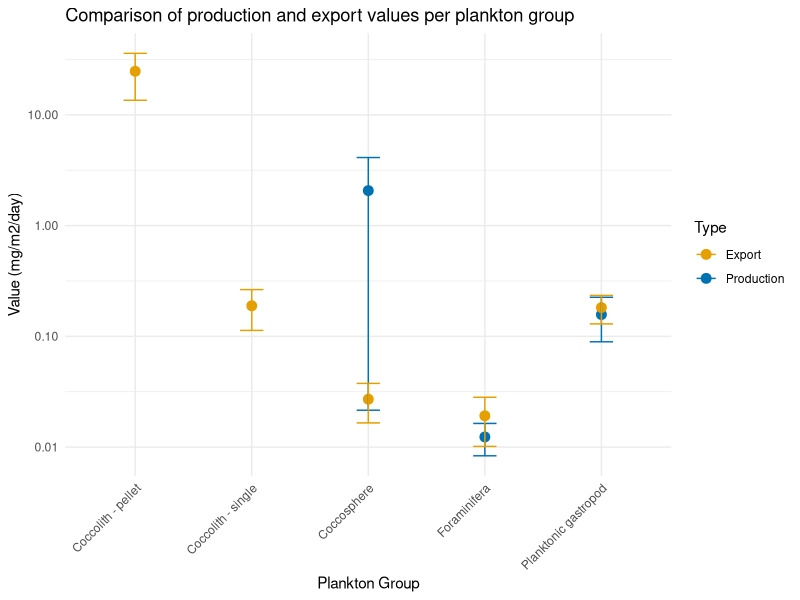

Source code (R):
## ---- chunk 1
knitr::opts_chunk$set(echo = TRUE)
## ---- chunk 2

library(ggplot2)
library("readxl")
library(ggpubr)

## ---- chunk 3

# Export and production values
data <- read.csv("data_files_for_plotting/MC_analysis_results_FOR_PLOTTING.csv", sep=";")


## ---- chunk 4
# Remove NA values to prevent errors
data <- na.omit(data)


# Create the plot with log scale
final_plot <- ggplot(data, aes(x = Plankton_Group, y = Value, color = Type)) +
  geom_point(size = 3) +  # Points instead of bars
  geom_errorbar(aes(ymin = pmax(Value - StdDev, 0.0001), ymax = Value + StdDev), width = 0.2) + # Avoid log(0) errors
  scale_y_log10(name = "Value (mg/m2/day)") +  # Logarithmic scale for readability
  labs(title = "Comparison of production and export values per plankton group",
       x = "Plankton Group") +
  theme_minimal() +
  theme(axis.text.x = element_text(angle = 45, hjust = 1)) +
scale_color_manual(values = c("Production" = "#0072B2", "Export" = "#E69F00"))  # Colorblind-friendly colors

print(final_plot)

# Save figure 
#ggsave("Exp_prod.pdf", final_plot , width = 8, height = 6, dpi = 300)

